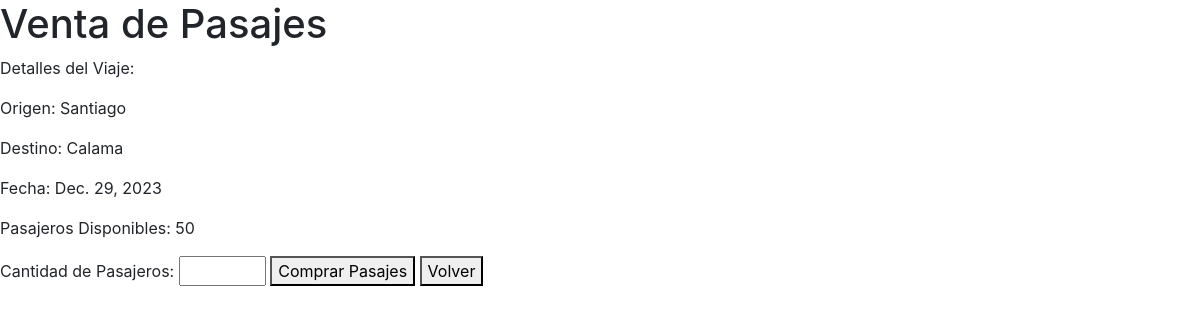
Screenshot of /venta_pasajes/2/ with the database file from the repository.
### boletos/models.py (models this page shows)
class Viaje(models.Model):
    origen = models.CharField(max_length=100)
    destino = models.CharField(max_length=100)
    fecha = models.DateField()
    cantidad_de_pasajeros_disponibles = models.IntegerField()

### boletos/views.py (the view, shortened to what this page needs)
# urls.py: path('venta_pasajes/', include('boletos.urls')),
def venta_pasajes(request, viaje_id):
    viaje = get_object_or_404(Viaje, pk=viaje_id)
    return render(request, 'venta_pasajes.html', {'viaje': viaje})

### boletos/templates/venta_pasajes.html (shortened to what this page needs)
<!DOCTYPE html>
<html lang="es">
<head>
    <link rel="stylesheet" href="https://stackpath.bootstrapcdn.com/bootstrap/4.3.1/css/bootstrap.min.css"
>
</head>
<body>
  <h1>Venta de Pasajes</h1>
  <p>Detalles del Viaje:</p>
  <p>Origen: {{ viaje.origen }}</p>
  <p>Destino: {{ viaje.destino }}</p>
  <p>Fecha: {{ viaje.fecha }}</p>
  <p>Pasajeros Disponibles: {{ viaje.cantidad_de_pasajeros_disponibles }}</p>
  <form method="post" action="{% url 'venta_pasajes' viaje.id %}">
    <label for="cantidad_pasajeros">Cantidad de Pasajeros:</label>
    <input type="number" name="cantidad_pasajeros" min=1 max="{{ viaje.cantidad_de_pasajeros_disponibles }}" required>
    <button type="submit">Comprar Pasajes</button>
    <a href="{% url 'calendario_ofertas'%}"><button type="button">Volver</button></a>
  </form>
</body>
</html>

### rows the page displays
Viaje: origen "Santiago", destino "Calama", fecha "Dec. 29, 2023", cantidad_de_pasajeros_disponibles "50"
